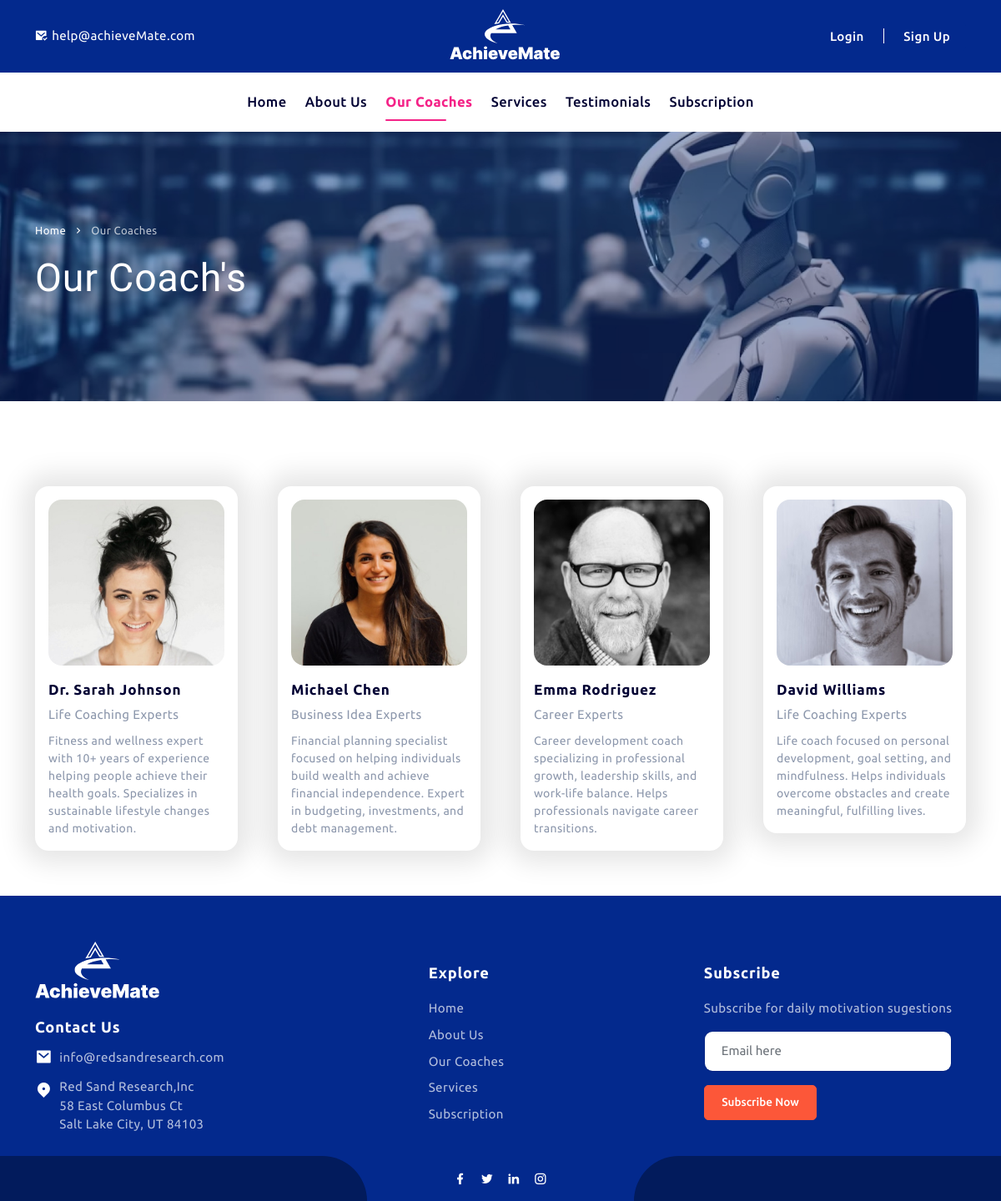
Page /our_coach/ on the committed database.
### achievemate_app/models.py (models this page shows, shortened)
class BaseModel(models.Model):
    TEST_DATA_CHOICES = (('0', 'no'), ('1', 'yes'),('2', 'default'))
    created_date = models.DateTimeField(auto_now_add=True)
    modified_date = models.DateTimeField(auto_now=True)
    is_deleted = models.BooleanField(default=False)
    is_testdata = models.CharField(max_length=1,default='1',choices=TEST_DATA_CHOICES,blank=True, null=True)
    class Meta:
        abstract = True

class AiCoach(BaseModel):
    coach_name = models.CharField(max_length=255, blank=True, null=True)
    coach_expertise = models.CharField(max_length=255, blank=True, null=True)
    coach_experience = models.CharField(max_length=255, blank=True, null=True)
    coach_about = models.TextField(blank=True, null=True)
    coach_degree = models.CharField(max_length=255, blank=True, null=True)
    coach_profile_image =models.FileField(upload_to='coach_profile_pic/',blank=True, null=True)
    coaching_types = models.TextField(blank=True, null=True)
    target_audience = models.TextField(blank=True, null=True)
    specialities = models.TextField(blank=True, null=True)
    languages = models.TextField(blank=True, null=True)
    rating = models.DecimalField(max_digits=10, decimal_places=2, blank=True, null=True)
    class Meta:
        managed = True
        db_table = 'ai_coach'

### achievemate_app/views.py (the view)
# urls.py: path('our_coach/', views.our_coach, name='our_coach'),
def our_coach(request):
    context={}
    all_coach_details=AiCoach.objects.all()
    for coach in all_coach_details:
        coach.coach_about = mark_safe(coach.coach_about)
    context.update({'all_coach_details':all_coach_details})
    return render(request,"achievemate/our_coach.html",context)

### achievemate_app/templates/achievemate/our_coach.html (shortened to what this page needs)
{% extends "achievemate/main_base.html" %}
{% load static %}
{% block content %}
        <section class="page-title-section our-coach-page">
            <div class="container">
                <div class="row">
                    <div class="col-12">
                        <div class="breadcrumb-wrap">
                            <nav aria-label="breadcrumb">
                                <ul class="breadcrumb">
                                    <li class="breadcrumb-item"><a href="index.html">Home</a></li>
                                    <li class="breadcrumb-item active" aria-current="page">Our Coaches</li>
                                </ul>
                            </nav>
                            <div class="page-title">
                                <h2>Our Coach's</h2>
                            </div>
                        </div>
                    </div>
                </div>
            </div>
        </section>
        <section class="ourcoach-section">
            <div class="container">
                <div class="row row-cols-xl-4 row-cols-lg-3 row-cols-md-2 row-cols-sm-2 row-cols-1 g-xl-5 g-3 mt-0">
                    {% for single_coach in all_coach_details %}
                    <div class="col">
                        <div class="img-wrapper" onclick="openCoachDetails({{ single_coach.id }})">
                            <div class="img-thumbnail">
                                <img src="{{single_coach.coach_profile_image.url}}" alt="coach/coach-01" />
                            </div>
                            <div class="img-content" style="text-align:left;">
                                <div class="img-content-head">
                                    <h4 class="title">{{single_coach.coach_name}}</h4>
                                    <span class="designation"> {{single_coach.coach_expertise}}</span>
                                </div>
                                <p class="desc">
                                    {{single_coach.coach_about|safe}}
                                </p>
                            </div>
                        </div>
                    </div>
                    {% endfor %}
                </div>
            </div>
        </section>
{% endblock %}

### achievemate_app/static/assets/css/shortcode.css (style rules this page uses)
:root { --white: #fff; --white-50: rgba(255, 255, 255, 0.05); --white-300: rgba(255, 255, 255, 0.3); --white-500: rgba(255, 255, 255, 0.5); --white-100: rgba(255, 255, 255, 0.1); --white-700: rgba(255, 255, 255, 0.7); --white-800: rgba(255, 255, 255, 0.8); --white-900: rgba(255, 255, 255, 0.9); --black: #000033; --black-50: rgba(0, 0, 51, 0.05); --black-300: rgba(0, 0, 51, 0.3); --black-500: rgba(0, 0, 51, 0.5); --black-100: rgba(0, 0, 51, 0.1); --black-700: rgba(0, 0, 51, 0.7); --mcolor: #03298d; --mcolor-050: rgba(3, 41, 141, 0.05); --mcolor-100: rgba(3, 41, 141, 0.1); --mcolor-150: rgba(3, 41, 141, 0.15); --mcolor-200: rgba(3, 41, 141, 0.2); --mcolor-300: rgba(3, 41, 141, 0.3); --mcolor-400: rgba(3, 41, 141, 0.4); --mcolor-500: rgba(3, 41, 141, 0.5); --mcolor-700: rgba(3, 41, 141, 0.7); --mcolor-800: rgba(3, 41, 141, 0.8); --mcolor-dark: #021b5c; --scolor: #f42287; --scolor-050: rgba(244, 34, 135, 0.05); --scolor-100: rgba(244, 34, 135, 0.1); --scolor-150: rgba(244, 34, 135, 0.15); --scolor-200: rgba(244, 34, 135, 0.2); --scolor-300: rgba(244, 34, 135, 0.3); --scolor-400: rgba(244, 34, 135, 0.4); --scolor-500: rgba(244, 34, 135, 0.5); --scolor-700: rgba(244, 34, 135, 0.7); --scolor-800: rgba(244, 34, 135, 0.8); --orange: #fc5739; --ff_main: "Ubuntu", sans-serif; --ff_second: "Prompt", sans-serif; --tcolor: #8c97ac; --grey: #f5f7f8; --grey-dark: #6d737a; --tran-02: all 0.2s ease; --tran-03: all 0.3s ease; --tran-04: all 0.4s ease; --tran-05: all 0.5s ease; --radius: 5px; }
*, html { margin: 0; padding: 0; scroll-behavior: smooth; }
body { font-family: var(--ff_main); color: var(--tcolor); background-color: var(--white); -webkit-text-size-adjust: 100%; -webkit-tap-highlight-color: transparent; font-size: calc(14px + 2 * (100vw - 320px) / 1600); line-height: 1.5; font-weight: normal; font-style: normal; letter-spacing: 0.4px; }
a { color: var(--mcolor); transition: all 0.3s; text-decoration: none; }
ul { padding: 0; margin: 0; }
img { max-width: 100%; height: auto; }
ul { list-style: none; }
p { font-weight: 400; font-size: calc(14px + 2 * (100vw - 320px) / 1600); line-height: 1.5; }
.h1, .h2, .h3, .h4, .h5, .h6, h1, h2, h3, h4, h5, h6 { font-weight: 700; line-height: 1.5; color: var(--black); letter-spacing: 0.8px; }
::placeholder { color: var(--tcolor-500); }
section { padding: calc(35px + 35 * (100vw - 320px) / 1600) 0 calc(35px + 35 * (100vw - 320px) / 1600); position: relative; }
::placeholder { color: var(--black-700); }
.page-title-section { display: flex; align-items: center; padding: calc(60px + 90 * (100vw - 320px) / 1600) 0 calc(60px + 90 * (100vw - 320px) / 1600); background-image: url(../img/page-title/about-page.jpg); background-position: center; background-repeat: no-repeat; background-size: cover; position: relative; }
.our-coach-page { background-image: url(../img/page-title/our-coach-page.jpg); }
.page-title-section::before { content: ""; position: absolute; top: 0; left: 0; height: 100%; width: 100%; background-color: var(--mcolor-400); z-index: 0; }
.page-title h2 { font-size: calc(30px + 30 * (100vw - 320px) / 1600); line-height: 1.3; position: relative; color: var(--white); font-weight: 400; font-family: var(--ff_second); }
.breadcrumb-wrap { z-index: 1; position: relative; }
.breadcrumb-item { font-size: calc(12px + 2 * (100vw - 320px) / 1600); }
.breadcrumb .breadcrumb-item a, .breadcrumb .breadcrumb-item { color: var(--white); }
.breadcrumb .breadcrumb-item.active { color: var(--white-700); }
.breadcrumb-item + .breadcrumb-item::before { content: "\ea6e"; font-family: remixicon !important; font-style: normal; -webkit-font-smoothing: antialiased; color: var(--white); }

### achievemate_app/static/assets/css/styles.css (style rules this page uses)
.img-wrapper { border-radius: 16px; background: #fff; padding: 16px; text-align: center; box-shadow: 0px 0px 30px 15px rgb(0 0 0 / 10%); }
.img-wrapper .img-thumbnail { margin-bottom: 16px; border-radius: 16px; overflow: hidden; border: unset; width: 100%; height: 100%; padding: 0; max-height: 280px; }
.img-wrapper .img-thumbnail img { width: 100%; height: 100%; object-fit: cover; transition: var(--tran-04); object-position: top center; }
.img-content .img-content-head { margin-bottom: 10px; }
.img-content .img-content-head .title { font-size: calc(16px + 2 * (100vw - 320px) / 1600); font-weight: 700; margin: 0; margin-bottom: 6px; }
.img-content .img-content-head .designation { font-size: calc(14px + 2 * (100vw - 320px) / 1600); color: var(--tcolor); }
.img-content .desc { font-size: 14px; color: var(--tcolor); margin: 0; }

### rows in the picture
AiCoach: coach_profile_image (picture), coach_name "Dr. Sarah Johnson", coach_expertise "Life Coaching Experts", coach_about "Fitness and wellness expert with 10+ years of experience helping people achieve their health goals. Specializes in sustainable lifestyle changes and motivation."
AiCoach: coach_profile_image (picture), coach_name "Michael Chen", coach_expertise "Business Idea Experts", coach_about "Financial planning specialist focused on helping individuals build wealth and achieve financial independence. Expert in budgeting, investments, and debt management."
AiCoach: coach_profile_image (picture), coach_name "Emma Rodriguez", coach_expertise "Career Experts", coach_about "Career development coach specializing in professional growth, leadership skills, and work-life balance. Helps professionals navigate career transitions."
AiCoach: coach_profile_image (picture), coach_name "David Williams", coach_expertise "Life Coaching Experts", coach_about "Life coach focused on personal development, goal setting, and mindfulness. Helps individuals overcome obstacles and create meaningful, fulfilling lives."
